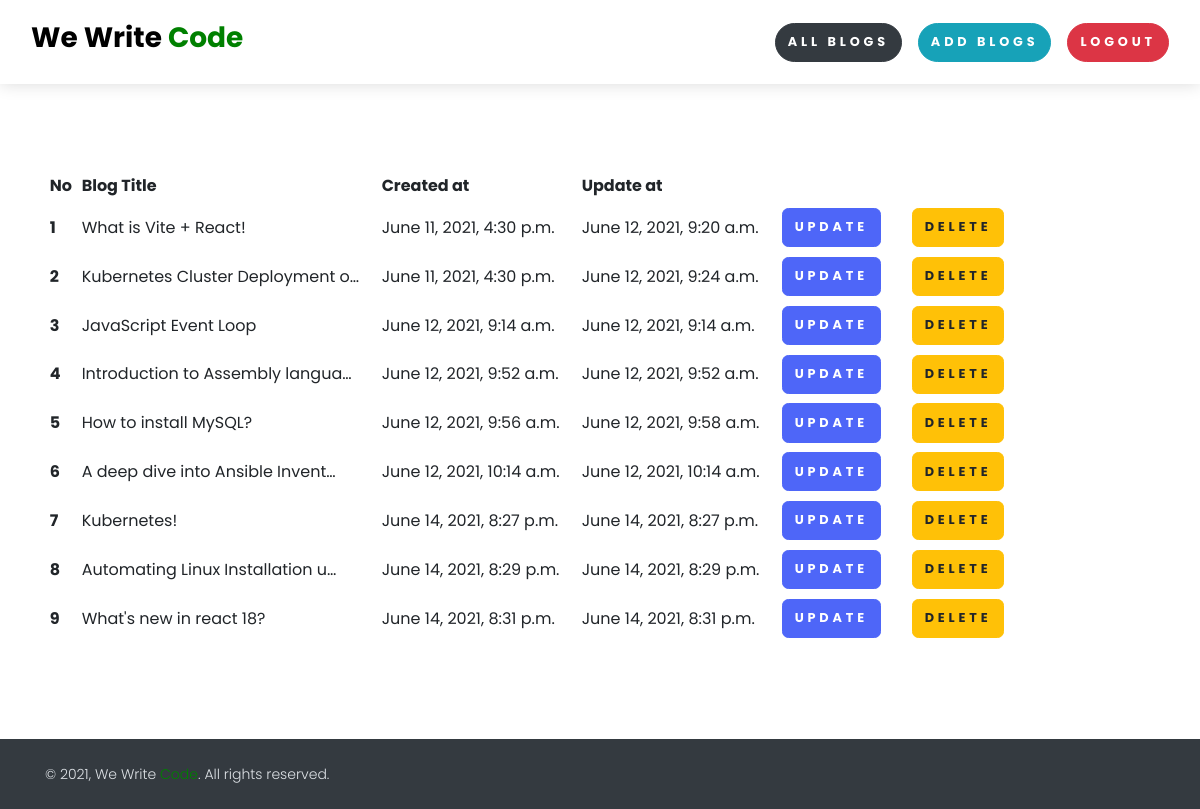
Page /your_all_blogs/ (signed in) on the earlier database version.
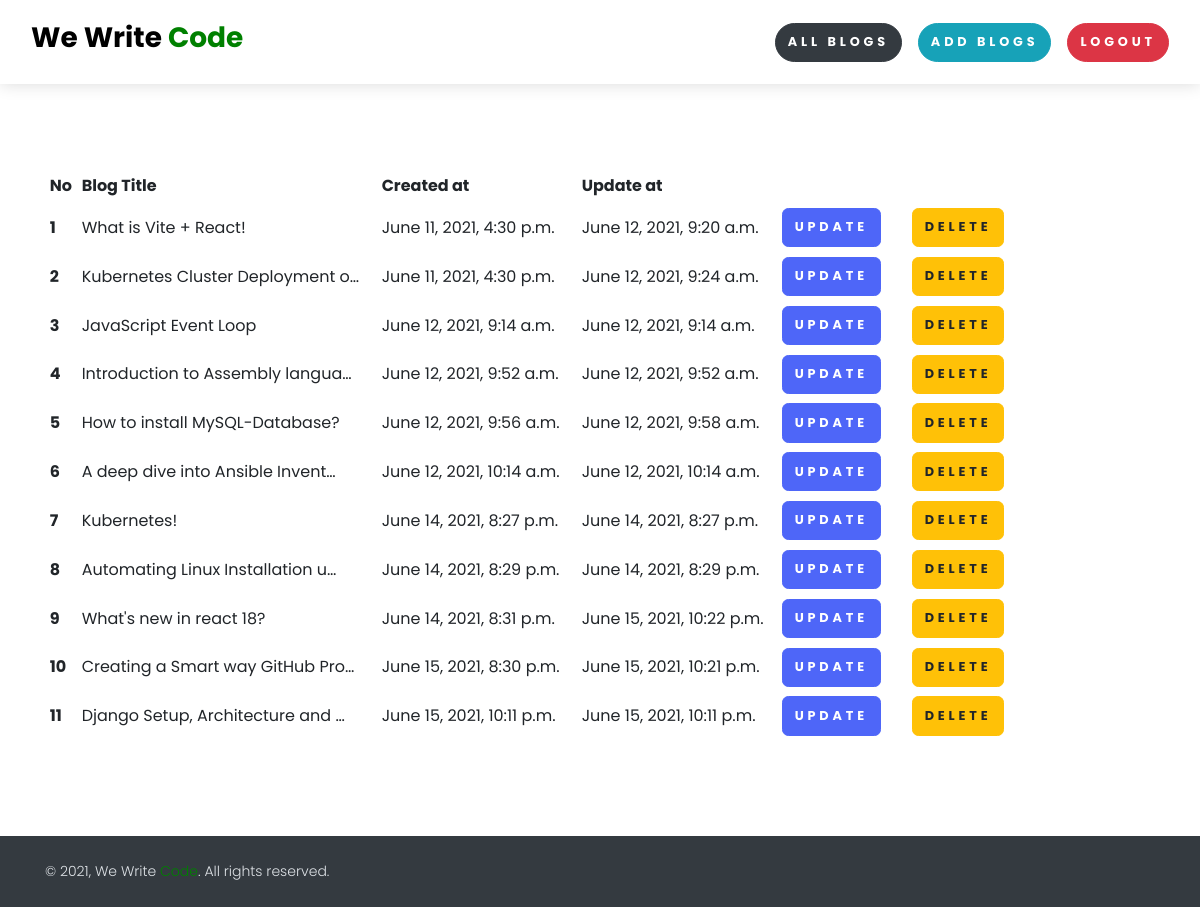
Same page on the later database version.
### Home/models.py (models this page shows, shortened)
class BlogModel(models.Model):
    user = models.ForeignKey(User, blank=True, null=True, on_delete=models.CASCADE)
    title = models.CharField(max_length=1000)
    subtitle = models.CharField(max_length=1000, blank=True, null=True, default='')
    content = FroalaField()
    slug = models.SlugField(max_length=1000, null=True, blank=True)
    image = models.ImageField(upload_to="BlogImage")
    created_at = models.DateTimeField(auto_now_add=True)
    update_at = models.DateTimeField(auto_now=True)

### Home/views.py (the view)
# urls.py: path('your_all_blogs/', your_all_blogs, name="your_all_blogs")
@login_required(login_url='login_view')
def your_all_blogs(request):
    data = {}
    try:
        blogs = BlogModel.objects.filter(user = request.user)
        data = {'all_blogs' : blogs}
    except Exception as e:
        print(e)
    return render(request, "home/your_all_blogs.html", data)

### templates/home/your_all_blogs.html (shortened to what this page needs)
{% extends 'base.html' %}
{% block content %}
<div class="container mt-6 mb-6">
	<div class="table-responsive-lg">
		<table class="table-sm table-hover">
		  <thead>
		    <tr>
		      <th scope="col"> No</th>
		      <th  style="width: 300px;" scope="col"> Blog Title</th>
		      <th  style=" width: 200px;"  scope="col"> Created at</th>
		      <th  style=" width: 200px;" scope="col"> Update at</th>
		      <th  style=" width: 130px;" scope="col"> </th>
		      <th  style=" width: 130px;" scope="col"> </th>
		    </tr>
		  </thead>
		  <tbody>
		  	{% for blog in all_blogs %}
		    <tr>
		      <th scope="row">{{forloop.counter}}</th>
		      <td>{{blog.title|truncatechars:32}}</td>
		      <td>{{blog.created_at}}</td>
		      <td>{{blog.update_at}}</td>
		      <td>
		      	<a href="{% url 'update_blog' blog.slug %}" class="btn btn-primary">Update</a>
		      </td>
		      <td>
		      	<a id="confirm-delete" class="btn btn-warning" href="{% url 'delete_blog' blog.id %}" >Delete</a>
		      </td>
		    </tr>
		    {% endfor %}
		  </tbody>
	</table>
	</div>
</div>
{% endblock %}

### templates/base.html (shortened to what this page needs)
{% load static %}
<!DOCTYPE html>
<html lang="en">
<head>
    {% include 'includes/links.html'%}
   </head>
  <body style="padding-top: 72px;">
    <header class="header">
    {% include 'includes/navbar.html' %}
    </header>
    {% block content %}
    {% endblock %}
  {% include 'includes/footer.html' %}
  </body>
</html>

### templates/includes/links.html (shortened to what this page needs)
{% load static %}
<link rel="stylesheet" href="https://maxcdn.bootstrapcdn.com/bootstrap/4.0.0/css/bootstrap.min.css">
<link rel="stylesheet" href="{% static 'css/nouislider.css' %}">
<link rel="stylesheet" href="{% static 'css/swiper.min.css' %}">
<link rel="stylesheet" href="{% static 'css/magnific-popup.css' %}">
<link rel="stylesheet" href="{% static 'css/default.css' %}" id="theme-stylesheet">
<link rel="stylesheet" href="{% static 'css/custom.css' %}">

### templates/includes/scripts.html (shortened to what this page needs)
{% load static %}

### templates/includes/navbar.html (shortened to what this page needs)
 {% load static %}
<nav class="navbar navbar-expand-lg fixed-top shadow navbar-light bg-white">
<div class="container-fluid">
    <div class="d-flex align-items-center"><a class="navbar-brand py-1" href="/">
    <h3 class="pointer">We Write <span style="color: green">Code</span></h3>
    </div>
    <div class="collapse navbar-collapse" id="navbarCollapse">
    <ul class="navbar-nav ml-auto">
        {% if request.user.is_authenticated %}
            <li class="nav-item mt-3 mt-lg-0 ml-lg-3 d-lg-none d-xl-inline-block pointer">
                <a class="btn btn-dark rounded-pill" href="{% url 'your_all_blogs' %}">All Blogs</a>
            </li>
            <li class="nav-item mt-3 mt-lg-0 ml-lg-3 d-lg-none d-xl-inline-block pointer">
                <a class="btn btn-info rounded-pill" href="{% url 'add_blog' %}">Add Blogs</a>
            </li>
            <li class="nav-item mt-3 mt-lg-0 ml-lg-3 d-lg-none d-xl-inline-block pointer">
                <a class="btn btn-danger rounded-pill" href="{% url 'logout_view' %}">Logout</a>
            </li>
        {% else %}
            <li class="nav-item mt-3 mt-lg-0 ml-lg-3 d-lg-none d-xl-inline-block  pointer">
                <a href = "{% url 'login_view' %}" class="btn btn-primary rounded-pill" href="">SIGN IN</a>
            </li>
        {% endif %}
    </ul>
    </div>
</div>
</nav>

### templates/includes/footer.html
<footer class="position-relative z-index-10 d-print-none">
	<div class="py-4 font-weight-light bg-gray-800 text-gray-300">
	  <div class="container">
	    <div class="row align-items-center">
	      <div class="col-md-6 text-center text-md-left">
	        <p class="text-sm mb-md-0">&copy; 2021, We Write <span style="color: green">Code</span>.  All rights reserved.</p>
	      </div>
	    </div>
	  </div>
	</div>
</footer>

### public/static/css/custom.css (style rules this page uses)
.pointer { cursor: pointer; }

Differences in the rows shown:
changed BlogModel: title "How to install MySQL?" → "How to install MySQL-Database?"
changed BlogModel "What's new in react 18?": update_at "June 14, 2021, 8:31 p.m." → "June 15, 2021, 10:22 p.m."
added BlogModel: title "Creating a Smart way GitHub Pro…", created_at "June 15, 2021, 8:30 p.m.", update_at "June 15, 2021, 10:21 p.m."
added BlogModel: title "Django Setup, Architecture and …", created_at "June 15, 2021, 10:11 p.m.", update_at "June 15, 2021, 10:11 p.m."
